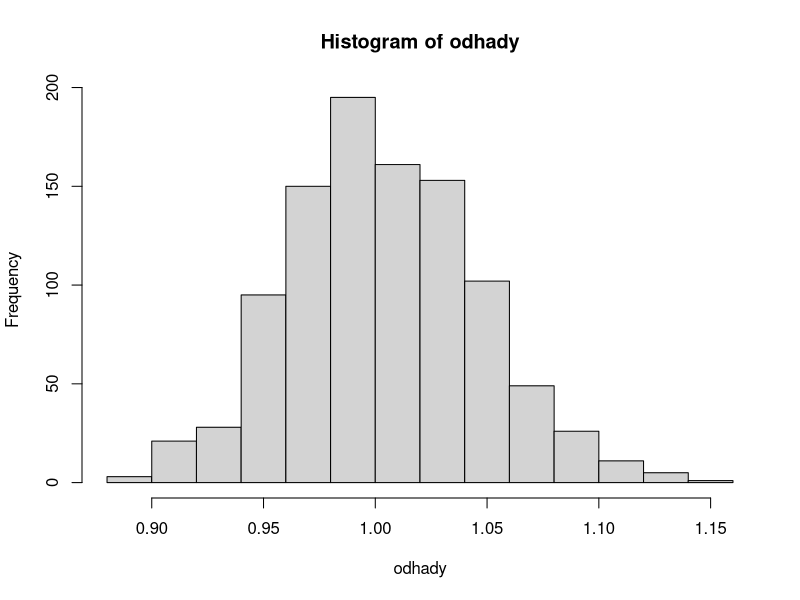

This chart was generated by the following R code:
## ---- chunk 1
knitr::opts_chunk$set(echo = TRUE)
## ---- chunk 2
x = rbeta(1000, 1,0.5)
x_mean= mean(x)
odhad_alfa = (0.5)* x_mean / (1-x_mean)
odhad_alfa
## ---- chunk 3
odhady = c(rep(0,1000))

for (i in 1:1000) {
  x = rbeta(1000, 1,0.5)
  x_mean= mean(x)
  odhad_alfa = (0.5)* x_mean / (1-x_mean)
  odhady[i] = odhad_alfa
}
mean(odhady)
## ---- chunk 4
hist(odhady)
## ---- chunk 5
# reseni numericky pomoci mle funkce z stat4 knihovny


